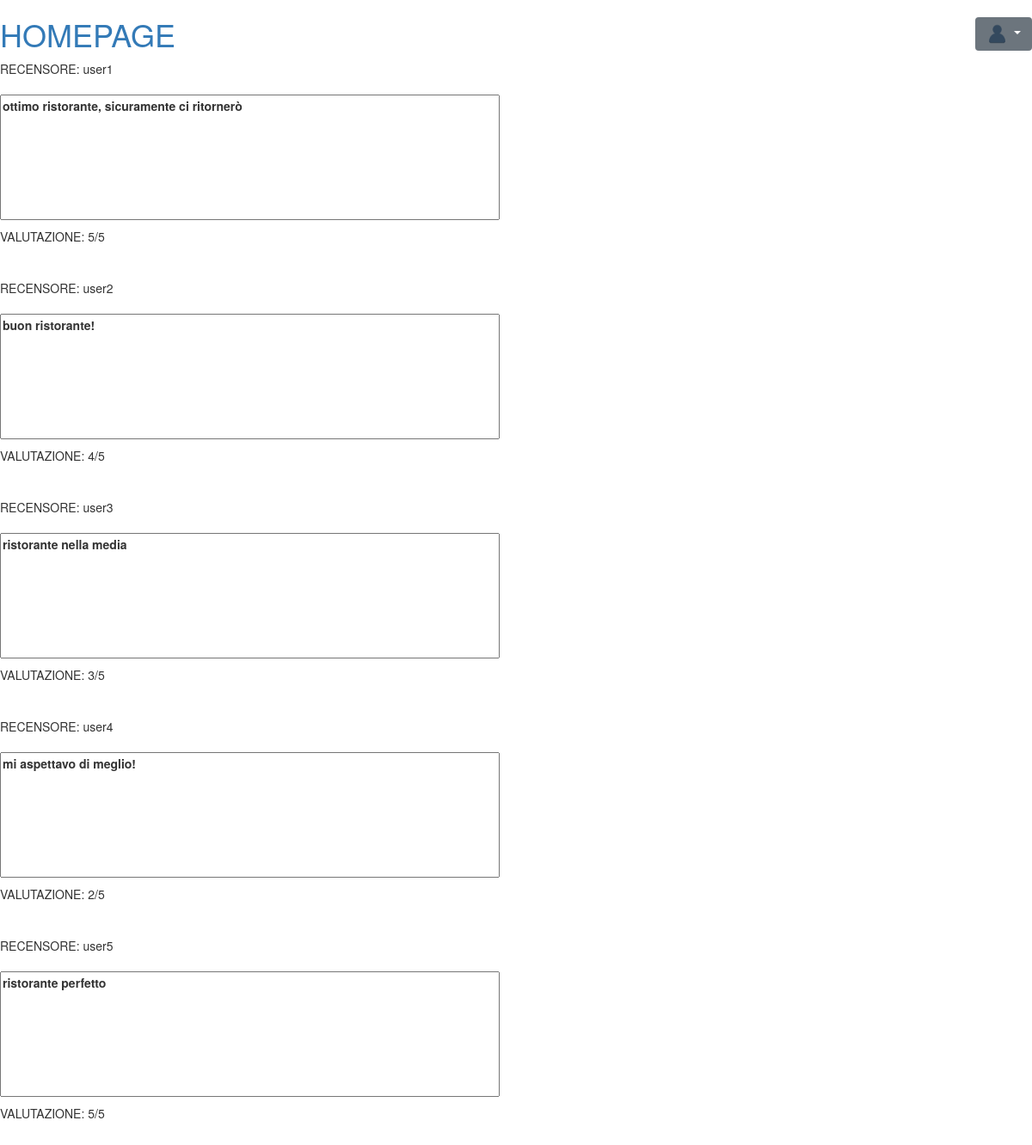
The app's page /book/reviews/crudo modena with its own data.
### book/models.py (models this page shows, shortened)
class Review(models.Model):
    rev_customer = models.ForeignKey(Customer, on_delete=models.CASCADE)
    review_value = models.IntegerField()
    review_text = models.TextField()
    review_res = models.ForeignKey(Restaurant, on_delete=models.CASCADE)

class Customer(models.Model):
    user = models.OneToOneField(CustomUser, on_delete=models.CASCADE, primary_key=True)
    short_bio = models.CharField(max_length=255)

class CustomUser(AbstractUser):
    is_customer = models.BooleanField(default=False)
    is_owner = models.BooleanField(default=False)

### book/views.py (the view)
# urls.py: path('reviews/<str:restaurant>', WatchReviews.as_view(), name='watch_reviews'),
class WatchReviews(ListView):
    model = Review
    template_name = 'watch_reviews.html'
    def __init__(self, **kwargs):
        super().__init__(**kwargs)
        self.restaurant_city = ''
    def get_queryset(self, **kwargs):
        self.restaurant_city = Restaurant.objects.get(restaurant_name=self.kwargs['restaurant']).city
        return Review.objects.filter(review_res=Restaurant.objects.get(restaurant_name=self.kwargs['restaurant']))
    def get_context_data(self, **kwargs):
        context = super().get_context_data(**kwargs)
        context['city'] = self.restaurant_city
        return context

### book/templates/watch_reviews.html (shortened to what this page needs)
{% extends 'base.html' %}
{% load static %}
{% block head %}
    <h1><a href="{% url 'homepage' %}">HOMEPAGE</a> </h1>
{% endblock %}
{% block content %}
    {% for res in object_list %}
        RECENSORE: {{ res.rev_customer.user.username }}<br><br>
        <label>
            <textarea rows="7" cols="70" style="resize: none" readonly>{{ res.review_text }}
            </textarea>
        </label>
        <br>
        VALUTAZIONE: {{ res.review_value }}/5
        <br><br><br>
    {% empty %}
        <h2>Non sono ancora presenti recensioni da parte degli utenti</h2>
    {% endfor %}
{% endblock %}

### records on screen
Review: rev_customer.user.username "user1", review_text "ottimo ristorante, sicuramente ci ritornerò", review_value "5"
Review: rev_customer.user.username "user2", review_text "buon ristorante!", review_value "4"
Review: rev_customer.user.username "user3", review_text "ristorante nella media", review_value "3"
Review: rev_customer.user.username "user4", review_text "mi aspettavo di meglio!", review_value "2"
Review: rev_customer.user.username "user5", review_text "ristorante perfetto", review_value "5"
